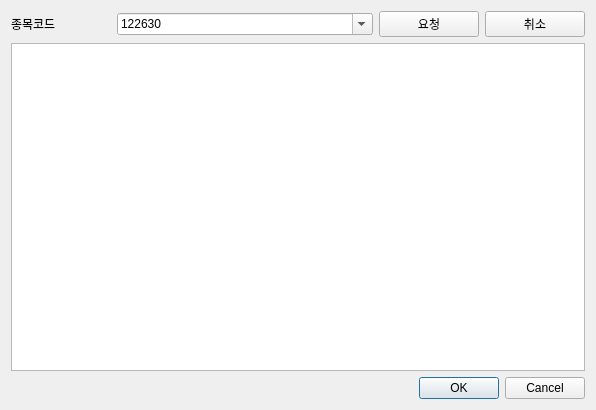
<?xml version="1.0" encoding="UTF-8"?>
<ui version="4.0">
 <class>Dialog</class>
 <widget class="QDialog" name="Dialog">
  <property name="geometry">
   <rect>
    <x>0</x>
    <y>0</y>
    <width>596</width>
    <height>410</height>
   </rect>
  </property>
  <property name="windowTitle">
   <string>실시간주가</string>
  </property>
  <layout class="QVBoxLayout" name="verticalLayout">
   <item>
    <layout class="QHBoxLayout" name="horizontalLayout">
     <item>
      <widget class="QLabel" name="label">
       <property name="maximumSize">
        <size>
         <width>100</width>
         <height>16777215</height>
        </size>
       </property>
       <property name="text">
        <string>종목코드</string>
       </property>
       <property name="buddy">
        <cstring>comboBox</cstring>
       </property>
      </widget>
     </item>
     <item>
      <widget class="QComboBox" name="comboBox">
       <property name="editable">
        <bool>true</bool>
       </property>
       <property name="currentText">
        <string>122630</string>
       </property>
      </widget>
     </item>
     <item>
      <widget class="QPushButton" name="pushButton_add">
       <property name="maximumSize">
        <size>
         <width>100</width>
         <height>16777215</height>
        </size>
       </property>
       <property name="text">
        <string>요청</string>
       </property>
      </widget>
     </item>
     <item>
      <widget class="QPushButton" name="pushButton_remove">
       <property name="maximumSize">
        <size>
         <width>100</width>
         <height>16777215</height>
        </size>
       </property>
       <property name="text">
        <string>취소</string>
       </property>
      </widget>
     </item>
    </layout>
   </item>
   <item>
    <widget class="QTextBrowser" name="textBrowser"/>
   </item>
   <item>
    <widget class="QDialogButtonBox" name="buttonBox">
     <property name="orientation">
      <enum>Qt::Horizontal</enum>
     </property>
     <property name="standardButtons">
      <set>QDialogButtonBox::Cancel|QDialogButtonBox::Ok</set>
     </property>
    </widget>
   </item>
  </layout>
 </widget>
 <resources/>
 <connections>
  <connection>
   <sender>buttonBox</sender>
   <signal>accepted()</signal>
   <receiver>Dialog</receiver>
   <slot>accept()</slot>
   <hints>
    <hint type="sourcelabel">
     <x>257</x>
     <y>400</y>
    </hint>
    <hint type="destinationlabel">
     <x>157</x>
     <y>274</y>
    </hint>
   </hints>
  </connection>
  <connection>
   <sender>buttonBox</sender>
   <signal>rejected()</signal>
   <receiver>Dialog</receiver>
   <slot>reject()</slot>
   <hints>
    <hint type="sourcelabel">
     <x>325</x>
     <y>400</y>
    </hint>
    <hint type="destinationlabel">
     <x>286</x>
     <y>274</y>
    </hint>
   </hints>
  </connection>
  <connection>
   <sender>pushButton_add</sender>
   <signal>clicked()</signal>
   <receiver>Dialog</receiver>
   <slot>AddCode()</slot>
   <hints>
    <hint type="sourcelabel">
     <x>457</x>
     <y>20</y>
    </hint>
    <hint type="destinationlabel">
     <x>458</x>
     <y>-8</y>
    </hint>
   </hints>
  </connection>
  <connection>
   <sender>pushButton_remove</sender>
   <signal>clicked()</signal>
   <receiver>Dialog</receiver>
   <slot>RemoveCode()</slot>
   <hints>
    <hint type="sourcelabel">
     <x>496</x>
     <y>20</y>
    </hint>
    <hint type="destinationlabel">
     <x>461</x>
     <y>-22</y>
    </hint>
   </hints>
  </connection>
 </connections>
 <slots>
  <slot>AddCode()</slot>
  <slot>RemoveCode()</slot>
 </slots>
</ui>
